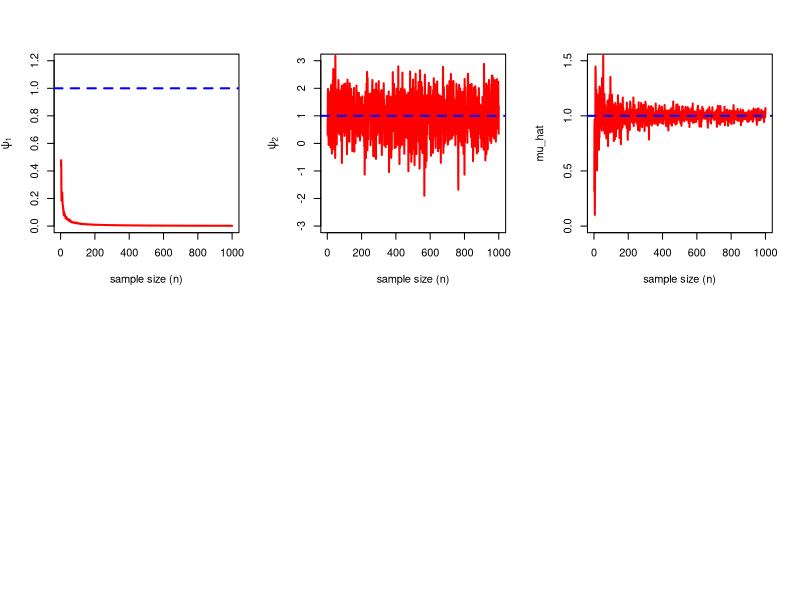
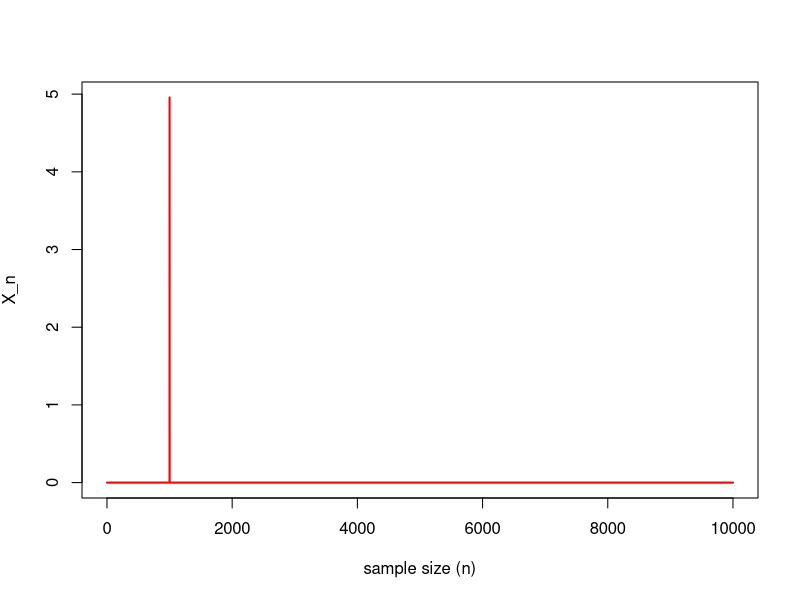
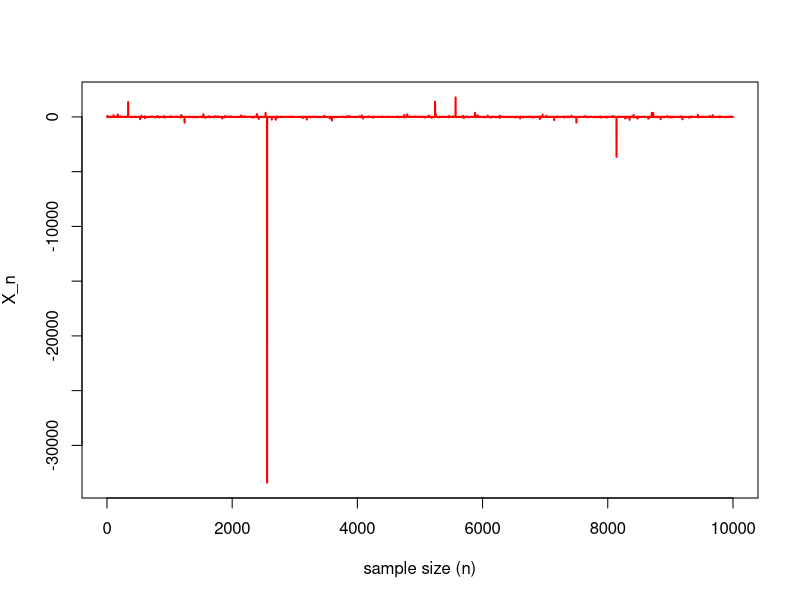

Write R code to recreate these figures, in order.
# Static and Estimator

n_vals = 2:1000
psi_1_vals = numeric(length = length(n_vals))
psi_2_vals = numeric(length = length(n_vals))
mu_hat_vals = numeric(length = length(n_vals))

for(i in 1:length(n_vals)){
  n = n_vals[i]
  x = rnorm(n = n, mean = 1, sd = 1)
  
  psi_1_vals[i] = (mean(x) + 1) / (n + 1)
  psi_2_vals[i] = (x[1] + x[2]) / 2
  mu_hat_vals[i] = mean(x)
}

par(mfrow = c(2,3))
plot(n_vals, psi_1_vals, col = "red", lwd = 2,
     xlab = "sample size (n)", type = "l",
     ylab = expression(psi[1]), ylim = c(0, 1.2))
abline(h = 1, col = "blue", lwd = 2, lty = 2)

plot(n_vals, psi_2_vals, col = "red", lwd = 2,
     xlab = "sample size (n)", type = "l",
     ylab = expression(psi[2]), ylim = c(-3, 3))  # Corrected ylab
abline(h = 1, col = "blue", lwd = 2, lty = 2)

plot(n_vals, mu_hat_vals, col = "red", lwd = 2,
     xlab = "sample size (n)", type = "l",
     ylab = expression(mu_hat), ylim = c(0, 1.5))  # Corrected ylab
abline(h = 1, col = "blue", lwd = 2, lty = 2)


# Example 2 for poisson dist

par(mfrow = c(1,1))
n_vals = 1:10000
sample_means = numeric(length = length(n_vals))
lambda = 5

for(i in n_vals){
  x = rpois(n = n, lambda = lambda)
  sample_means[n] = mean(x)
}
plot(n_vals, sample_means, col="red",
     lwd = 2, type = "l",
     xlab = "sample size (n)", ylab = expression(X_n))

par(mfrow = c(1,1))
n_vals = 1:10000
sample_means = numeric(length = length(n_vals))
lambda = 5

for(n in n_vals){
  x = rcauchy(n = n)
  sample_means[n] = mean(x)
}
plot(n_vals, sample_means, col="red",
     lwd = 2, type = "l",
     xlab = "sample size (n)", ylab = expression(X_n))



